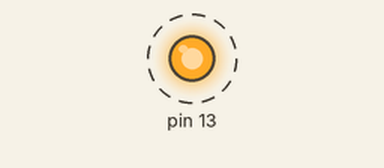
Recording of a sketch running on a simulated Arduino Uno, built with avr-gcc and run on an emulated ATmega328P. On the bench: output pins drawn as LEDs (lit = HIGH). Dashed ring = blinking.

Above: at 0.1 s.
Timing chart, 0 to 3.0 s (numbered marks = the images above):
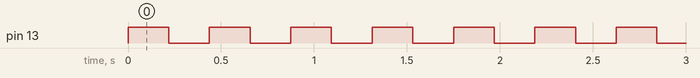

The sketch:

gpio_basic.ino
```cpp
#include <avr/io.h>

void setup() {
    // Set PB5 (Arduino pin 13) as output
    DDRB |= (1 << DDB5);
}

void loop() {
    PORTB ^= (1 << PORTB5);
    for (volatile long i = 0; i < 100000; i++);
}
```

Measured:
- by itself, pin 13: alternates HIGH for 0.22 s and LOW for 0.22 s
